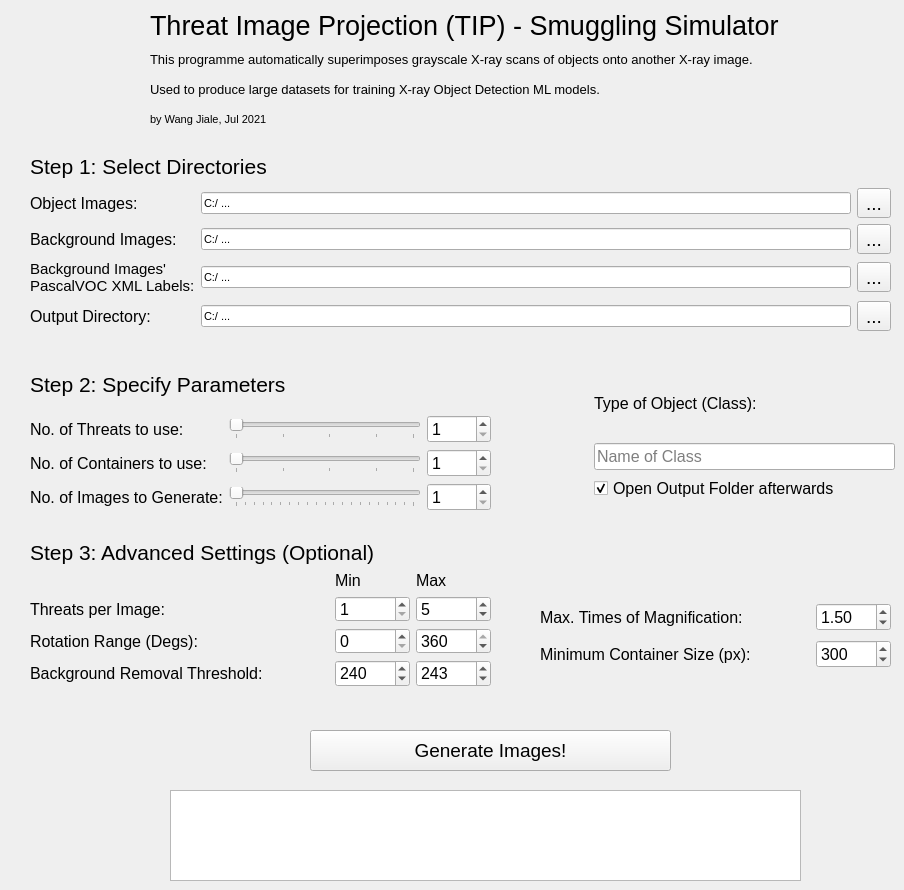
    <widget class="QWidget" name="tab_4">
     <attribute name="title">
      <string>Threat Image Projection</string>
     </attribute>
     <widget class="QWidget" name="layoutWidget_8">
      <property name="geometry">
       <rect>
        <x>150</x>
        <y>10</y>
        <width>741</width>
        <height>121</height>
       </rect>
      </property>
      <layout class="QGridLayout" name="gridLayout_16">
       <item row="0" column="0">
        <widget class="QLabel" name="label_73">
         <property name="font">
          <font>
           <pointsize>20</pointsize>
          </font>
         </property>
         <property name="text">
          <string>Threat Image Projection (TIP) - Smuggling Simulator</string>
         </property>
        </widget>
       </item>
       <item row="1" column="0">
        <widget class="QLabel" name="label_74">
         <property name="font">
          <font>
           <pointsize>10</pointsize>
          </font>
         </property>
         <property name="text">
          <string>This programme automatically superimposes grayscale X-ray scans of objects onto another X-ray image.</string>
         </property>
        </widget>
       </item>
       <item row="2" column="0">
        <widget class="QLabel" name="label_75">
         <property name="font">
          <font>
           <pointsize>10</pointsize>
          </font>
         </property>
         <property name="text">
          <string>Used to produce large datasets for training X-ray Object Detection ML models.</string>
         </property>
        </widget>
       </item>
       <item row="3" column="0">
        <widget class="QLabel" name="label_76">
         <property name="font">
          <font>
           <pointsize>8</pointsize>
          </font>
         </property>
         <property name="text">
          <string>by Wang Jiale, Jul 2021</string>
         </property>
        </widget>
       </item>
      </layout>
     </widget>
     <widget class="QLabel" name="label">
      <property name="geometry">
       <rect>
        <x>30</x>
        <y>10</y>
        <width>101</width>
        <height>121</height>
       </rect>
      </property>
      <property name="text">
       <string>&lt;html&gt;&lt;head/&gt;&lt;body&gt;&lt;p&gt;&lt;img src=&quot;:/newPrefix/HTX logo.png&quot; width=&quot;100&quot;/&gt;&lt;/p&gt;&lt;/body&gt;&lt;/html&gt;</string>
      </property>
     </widget>
     <widget class="QPlainTextEdit" name="statusReportBox">
      <property name="geometry">
       <rect>
        <x>170</x>
        <y>790</y>
        <width>631</width>
        <height>91</height>
       </rect>
      </property>
      <property name="font">
       <font>
        <pointsize>10</pointsize>
       </font>
      </property>
      <property name="readOnly">
       <bool>true</bool>
      </property>
      <property name="plainText">
       <string/>
      </property>
      <property name="overwriteMode">
       <bool>true</bool>
      </property>
     </widget>
     <widget class="QPushButton" name="RunProgBtn">
      <property name="geometry">
       <rect>
        <x>310</x>
        <y>730</y>
        <width>361</width>
        <height>41</height>
       </rect>
      </property>
      <property name="font">
       <font>
        <pointsize>14</pointsize>
        <kerning>true</kerning>
       </font>
      </property>
      <property name="text">
       <string>Generate Images!</string>
      </property>
     </widget>
     <widget class="QWidget" name="layoutWidget_11">
      <property name="geometry">
       <rect>
        <x>30</x>
        <y>150</y>
        <width>861</width>
        <height>181</height>
       </rect>
      </property>
      <layout class="QGridLayout" name="gridLayout_19">
       <item row="0" column="0" colspan="2">
        <widget class="QLabel" name="label_86">
         <property name="font">
          <font>
           <pointsize>16</pointsize>
          </font>
         </property>
         <property name="text">
          <string>Step 1: Select Directories</string>
         </property>
        </widget>
       </item>
       <item row="1" column="0">
        <widget class="QLabel" name="label_87">
         <property name="font">
          <font>
           <pointsize>12</pointsize>
          </font>
         </property>
         <property name="text">
          <string>Object Images:</string>
         </property>
        </widget>
       </item>
       <item row="1" column="1">
        <widget class="QLineEdit" name="selectThreatFilesInput_7">
         <property name="font">
          <font>
           <pointsize>8</pointsize>
          </font>
         </property>
         <property name="text">
          <string>C:/ ...</string>
         </property>
         <property name="readOnly">
          <bool>true</bool>
         </property>
        </widget>
       </item>
       <item row="1" column="2">
        <widget class="QToolButton" name="selectThreatFilesBtn_7">
         <property name="font">
          <font>
           <pointsize>14</pointsize>
          </font>
         </property>
         <property name="text">
          <string>...</string>
         </property>
        </widget>
       </item>
       <item row="2" column="0">
        <widget class="QLabel" name="label_88">
         <property name="font">
          <font>
           <pointsize>12</pointsize>
          </font>
         </property>
         <property name="text">
          <string>Background Images:</string>
         </property>
        </widget>
       </item>
       <item row="2" column="1">
        <widget class="QLineEdit" name="selectContainerFilesInput_7">
         <property name="font">
          <font>
           <pointsize>8</pointsize>
          </font>
         </property>
         <property name="text">
          <string>C:/ ...</string>
         </property>
         <property name="readOnly">
          <bool>true</bool>
         </property>
        </widget>
       </item>
       <item row="2" column="2">
        <widget class="QToolButton" name="selectContainerFilesBtn_7">
         <property name="font">
          <font>
           <pointsize>14</pointsize>
          </font>
         </property>
         <property name="text">
          <string>...</string>
         </property>
        </widget>
       </item>
       <item row="3" column="0">
        <widget class="QLabel" name="label_89">
         <property name="font">
          <font>
           <pointsize>11</pointsize>
          </font>
         </property>
         <property name="text">
          <string>Background Images' 
PascalVOC XML Labels:</string>
         </property>
        </widget>
       </item>
       <item row="3" column="1">
        <widget class="QLineEdit" name="selectContainerXMLInput_7">
         <property name="font">
          <font>
           <pointsize>8</pointsize>
          </font>
         </property>
         <property name="text">
          <string>C:/ ...</string>
         </property>
         <property name="readOnly">
          <bool>true</bool>
         </property>
        </widget>
       </item>
       <item row="3" column="2">
        <widget class="QToolButton" name="selectContainerXMLBtn_7">
         <property name="font">
          <font>
           <pointsize>14</pointsize>
          </font>
         </property>
         <property name="text">
          <string>...</string>
         </property>
        </widget>
       </item>
       <item row="4" column="0">
        <widget class="QLabel" name="label_90">
         <property name="font">
          <font>
           <pointsize>12</pointsize>
          </font>
         </property>
         <property name="text">
          <string>Output Directory:</string>
         </property>
        </widget>
       </item>
       <item row="4" column="1">
        <widget class="QLineEdit" name="selectOutputDirInput_7">
         <property name="font">
          <font>
           <pointsize>8</pointsize>
          </font>
         </property>
         <property name="text">
          <string>C:/ ...</string>
         </property>
         <property name="readOnly">
          <bool>true</bool>
         </property>
        </widget>
       </item>
       <item row="4" column="2">
        <widget class="QToolButton" name="selectOutputDirBtn_7">
         <property name="font">
          <font>
           <pointsize>14</pointsize>
          </font>
         </property>
         <property name="text">
          <string>...</string>
         </property>
        </widget>
       </item>
      </layout>
     </widget>
     <widget class="QWidget" name="layoutWidget_12">
      <property name="geometry">
       <rect>
        <x>594</x>
        <y>370</y>
        <width>301</width>
        <height>131</height>
       </rect>
      </property>
      <layout class="QGridLayout" name="gridLayout_20">
       <item row="1" column="0">
        <widget class="QLineEdit" name="lineEdit">
         <property name="font">
          <font>
           <pointsize>12</pointsize>
          </font>
         </property>
         <property name="text">
          <string/>
         </property>
         <property name="placeholderText">
          <string>Name of Class</string>
         </property>
        </widget>
       </item>
       <item row="0" column="0">
        <widget class="QLabel" name="label_91">
         <property name="font">
          <font>
           <pointsize>12</pointsize>
          </font>
         </property>
         <property name="text">
          <string>Type of Object (Class):</string>
         </property>
        </widget>
       </item>
       <item row="2" column="0">
        <widget class="QCheckBox" name="openFolderCheckbox">
         <property name="font">
          <font>
           <pointsize>12</pointsize>
          </font>
         </property>
         <property name="text">
          <string>Open Output Folder afterwards</string>
         </property>
         <property name="iconSize">
          <size>
           <width>16</width>
           <height>16</height>
          </size>
         </property>
         <property name="checked">
          <bool>true</bool>
         </property>
        </widget>
       </item>
      </layout>
     </widget>
     <widget class="QWidget" name="layoutWidget">
      <property name="geometry">
       <rect>
        <x>30</x>
        <y>360</y>
        <width>461</width>
        <height>151</height>
       </rect>
      </property>
      <layout class="QGridLayout" name="gridLayout_23">
       <item row="0" column="0">
        <widget class="QLabel" name="label_83">
         <property name="font">
          <font>
           <pointsize>16</pointsize>
          </font>
         </property>
         <property name="text">
          <string>Step 2: Specify Parameters</string>
         </property>
        </widget>
       </item>
       <item row="1" column="0">
        <layout class="QGridLayout" name="gridLayout_15">
         <item row="1" column="1">
          <widget class="QSlider" name="numContainersSlider">
           <property name="cursor">
            <cursorShape>PointingHandCursor</cursorShape>
           </property>
           <property name="minimum">
            <number>1</number>
           </property>
           <property name="maximum">
            <number>20</number>
           </property>
           <property name="singleStep">
            <number>5</number>
           </property>
           <property name="value">
            <number>1</number>
           </property>
           <property name="sliderPosition">
            <number>1</number>
           </property>
           <property name="orientation">
            <enum>Qt::Horizontal</enum>
           </property>
           <property name="tickPosition">
            <enum>QSlider::TicksBelow</enum>
           </property>
           <property name="tickInterval">
            <number>0</number>
           </property>
          </widget>
         </item>
         <item row="1" column="2">
          <widget class="QSpinBox" name="numContainersBox">
           <property name="maximumSize">
            <size>
             <width>75</width>
             <height>16777215</height>
            </size>
           </property>
           <property name="font">
            <font>
             <pointsize>12</pointsize>
            </font>
           </property>
           <property name="minimum">
            <number>1</number>
           </property>
           <property name="maximum">
            <number>20</number>
           </property>
           <property name="value">
            <number>1</number>
           </property>
          </widget>
         </item>
         <item row="0" column="1">
          <widget class="QSlider" name="numThreatsSlider">
           <property name="cursor">
            <cursorShape>PointingHandCursor</cursorShape>
           </property>
           <property name="minimum">
            <number>1</number>
           </property>
           <property name="maximum">
            <number>20</number>
           </property>
           <property name="singleStep">
            <number>5</number>
           </property>
           <property name="value">
            <number>1</number>
           </property>
           <property name="sliderPosition">
            <number>1</number>
           </property>
           <property name="orientation">
            <enum>Qt::Horizontal</enum>
           </property>
           <property name="invertedAppearance">
            <bool>false</bool>
           </property>
           <property name="invertedControls">
            <bool>false</bool>
           </property>
           <property name="tickPosition">
            <enum>QSlider::TicksBelow</enum>
           </property>
          </widget>
         </item>
         <item row="0" column="2">
          <widget class="QSpinBox" name="numThreatsBox">
           <property name="maximumSize">
            <size>
             <width>75</width>
             <height>16777215</height>
            </size>
           </property>
           <property name="font">
            <font>
             <pointsize>12</pointsize>
            </font>
           </property>
           <property name="minimum">
            <number>1</number>
           </property>
           <property name="maximum">
            <number>20</number>
           </property>
           <property name="value">
            <number>1</number>
           </property>
           <property name="currNumThreat" stdset="0">
            <number>0</number>
           </property>
          </widget>
         </item>
         <item row="1" column="0">
          <widget class="QLabel" name="label_70">
           <property name="font">
            <font>
             <pointsize>12</pointsize>
            </font>
           </property>
           <property name="text">
            <string>No. of Containers to use:</string>
           </property>
          </widget>
         </item>
         <item row="2" column="0">
          <widget class="QLabel" name="label_71">
           <property name="font">
            <font>
             <pointsize>12</pointsize>
            </font>
           </property>
           <property name="text">
            <string>No. of Images to Generate:</string>
           </property>
          </widget>
         </item>
         <item row="2" column="1">
          <widget class="QSlider" name="numImagesOutSlider">
           <property name="cursor">
            <cursorShape>PointingHandCursor</cursorShape>
           </property>
           <property name="minimum">
            <number>1</number>
           </property>
           <property name="maximum">
            <number>1000</number>
           </property>
           <property name="singleStep">
            <number>50</number>
           </property>
           <property name="value">
            <number>1</number>
           </property>
           <property name="sliderPosition">
            <number>1</number>
           </property>
           <property name="orientation">
            <enum>Qt::Horizontal</enum>
           </property>
           <property name="tickPosition">
            <enum>QSlider::TicksBelow</enum>
           </property>
           <property name="tickInterval">
            <number>0</number>
           </property>
          </widget>
         </item>
         <item row="2" column="2">
          <widget class="QSpinBox" name="numImagesOutBox">
           <property name="maximumSize">
            <size>
             <width>75</width>
             <height>16777215</height>
            </size>
           </property>
           <property name="font">
            <font>
             <pointsize>12</pointsize>
            </font>
           </property>
           <property name="minimum">
            <number>1</number>
           </property>
           <property name="maximum">
            <number>1000</number>
           </property>
           <property name="singleStep">
            <number>10</number>
           </property>
           <property name="value">
            <number>1</number>
           </property>
          </widget>
         </item>
         <item row="0" column="0">
          <widget class="QLabel" name="label_72">
           <property name="font">
            <font>
             <pointsize>12</pointsize>
            </font>
           </property>
           <property name="text">
            <string>No. of Threats to use:</string>
           </property>
          </widget>
         </item>
        </layout>
       </item>
      </layout>
     </widget>
     <widget class="QWidget" name="layoutWidget">
      <property name="geometry">
       <rect>
        <x>30</x>
        <y>540</y>
        <width>461</width>
        <height>147</height>
       </rect>
      </property>
      <layout class="QGridLayout" name="gridLayout_24">
       <item row="0" column="0">
        <widget class="QLabel" name="label_77">
         <property name="font">
          <font>
           <pointsize>16</pointsize>
          </font>
         </property>
         <property name="text">
          <string>Step 3: Advanced Settings (Optional)</string>
         </property>
        </widget>
       </item>
       <item row="1" column="0">
        <layout class="QGridLayout" name="gridLayout_17">
         <item row="0" column="1">
          <widget class="QLabel" name="label_78">
           <property name="font">
            <font>
             <pointsize>12</pointsize>
            </font>
           </property>
           <property name="text">
            <string>Min</string>
           </property>
          </widget>
         </item>
         <item row="0" column="2">
          <widget class="QLabel" name="label_79">
           <property name="font">
            <font>
             <pointsize>12</pointsize>
            </font>
           </property>
           <property name="text">
            <string>Max</string>
           </property>
          </widget>
         </item>
         <item row="1" column="0">
          <widget class="QLabel" name="label_80">
           <property name="font">
            <font>
             <pointsize>12</pointsize>
            </font>
           </property>
           <property name="text">
            <string>Threats per Image:</string>
           </property>
          </widget>
         </item>
         <item row="1" column="1">
          <widget class="QSpinBox" name="threatMin">
           <property name="maximumSize">
            <size>
             <width>75</width>
             <height>16777215</height>
            </size>
           </property>
           <property name="font">
            <font>
             <pointsize>12</pointsize>
            </font>
           </property>
           <property name="minimum">
            <number>1</number>
           </property>
           <property name="maximum">
            <number>20</number>
           </property>
           <property name="value">
            <number>1</number>
           </property>
          </widget>
         </item>
         <item row="1" column="2">
          <widget class="QSpinBox" name="threatMax">
           <property name="maximumSize">
            <size>
             <width>75</width>
             <height>16777215</height>
            </size>
           </property>
           <property name="font">
            <font>
             <pointsize>12</pointsize>
            </font>
           </property>
           <property name="minimum">
            <number>1</number>
           </property>
           <property name="maximum">
            <number>20</number>
           </property>
           <property name="value">
            <number>5</number>
           </property>
          </widget>
         </item>
         <item row="2" column="0">
          <widget class="QLabel" name="label_81">
           <property name="font">
            <font>
             <pointsize>12</pointsize>
            </font>
           </property>
           <property name="text">
            <string>Rotation Range (Degs):</string>
           </property>
          </widget>
         </item>
         <item row="2" column="1">
          <widget class="QSpinBox" name="rotationMin">
           <property name="maximumSize">
            <size>
             <width>75</width>
             <height>16777215</height>
            </size>
           </property>
           <property name="font">
            <font>
             <pointsize>12</pointsize>
            </font>
           </property>
           <property name="minimum">
            <number>0</number>
           </property>
           <property name="maximum">
            <number>360</number>
           </property>
           <property name="singleStep">
            <number>10</number>
           </property>
           <property name="value">
            <number>0</number>
           </property>
          </widget>
         </item>
         <item row="2" column="2">
          <widget class="QSpinBox" name="rotationMax">
           <property name="maximumSize">
            <size>
             <width>75</width>
             <height>16777215</height>
            </size>
           </property>
           <property name="font">
            <font>
             <pointsize>12</pointsize>
            </font>
           </property>
           <property name="minimum">
            <number>0</number>
           </property>
           <property name="maximum">
            <number>360</number>
           </property>
           <property name="singleStep">
            <number>10</number>
           </property>
           <property name="value">
            <number>360</number>
           </property>
          </widget>
         </item>
         <item row="3" column="0">
          <widget class="QLabel" name="label_82">
           <property name="font">
            <font>
             <pointsize>12</pointsize>
            </font>
           </property>
           <property name="text">
            <string>Background Removal Threshold:</string>
           </property>
          </widget>
         </item>
         <item row="3" column="1">
          <widget class="QSpinBox" name="bgMin">
           <property name="maximumSize">
            <size>
             <width>75</width>
             <height>16777215</height>
            </size>
           </property>
           <property name="font">
            <font>
             <pointsize>12</pointsize>
            </font>
           </property>
           <property name="minimum">
            <number>0</number>
           </property>
           <property name="maximum">
            <number>255</number>
           </property>
           <property name="value">
            <number>240</number>
           </property>
          </widget>
         </item>
         <item row="3" column="2">
          <widget class="QSpinBox" name="bgMax">
           <property name="maximumSize">
            <size>
             <width>75</width>
             <height>16777215</height>
            </size>
           </property>
           <property name="font">
            <font>
             <pointsize>12</pointsize>
            </font>
           </property>
           <property name="minimum">
            <number>0</number>
           </property>
           <property name="maximum">
            <number>255</number>
           </property>
           <property name="value">
            <number>243</number>
           </property>
          </widget>
         </item>
        </layout>
       </item>
      </layout>
     </widget>
     <widget class="QWidget" name="">
      <property name="geometry">
       <rect>
        <x>540</x>
        <y>600</y>
        <width>351</width>
        <height>71</height>
       </rect>
      </property>
      <layout class="QGridLayout" name="gridLayout_3">
       <item row="1" column="1">
        <widget class="QSpinBox" name="minBboxSize">
         <property name="maximumSize">
          <size>
           <width>75</width>
           <height>16777215</height>
          </size>
         </property>
         <property name="font">
          <font>
           <pointsize>12</pointsize>
          </font>
         </property>
         <property name="minimum">
          <number>100</number>
         </property>
         <property name="maximum">
          <number>500</number>
         </property>
         <property name="singleStep">
          <number>10</number>
         </property>
         <property name="value">
          <number>300</number>
         </property>
        </widget>
       </item>
       <item row="0" column="0">
        <widget class="QLabel" name="label_84">
         <property name="font">
          <font>
           <pointsize>12</pointsize>
          </font>
         </property>
         <property name="text">
          <string>Max. Times of Magnification:</string>
         </property>
        </widget>
       </item>
       <item row="1" column="0">
        <widget class="QLabel" name="label_85">
         <property name="font">
          <font>
           <pointsize>12</pointsize>
          </font>
         </property>
         <property name="text">
          <string>Minimum Container Size (px):</string>
         </property>
        </widget>
       </item>
       <item row="0" column="1">
        <widget class="QDoubleSpinBox" name="magRatio">
         <property name="maximumSize">
          <size>
           <width>75</width>
           <height>16777215</height>
          </size>
         </property>
         <property name="font">
          <font>
           <pointsize>12</pointsize>
          </font>
         </property>
         <property name="maximum">
          <double>3.000000000000000</double>
         </property>
         <property name="singleStep">
          <double>0.250000000000000</double>
         </property>
         <property name="value">
          <double>1.500000000000000</double>
         </property>
        </widget>
       </item>
      </layout>
     </widget>
    </widget>
